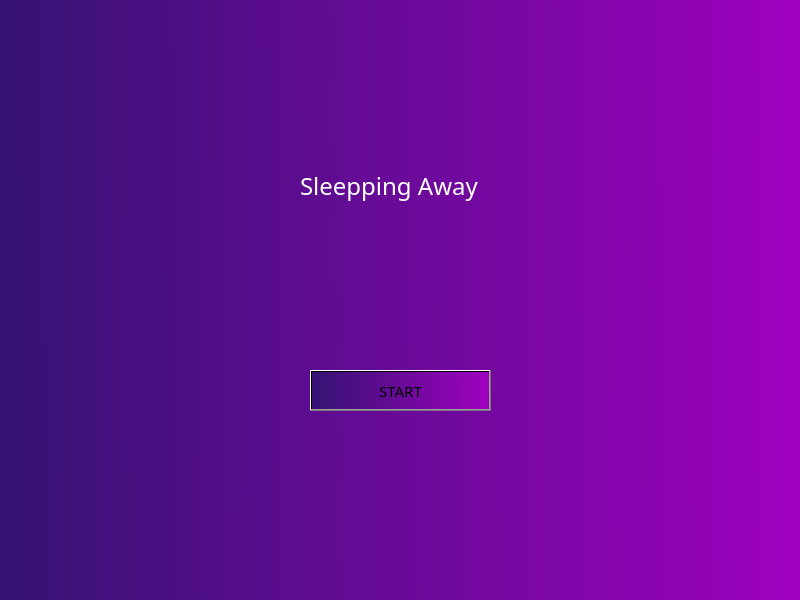
<?xml version="1.0" encoding="UTF-8"?>
<ui version="4.0">
 <class>MainWindow</class>
 <widget class="QMainWindow" name="MainWindow">
  <property name="geometry">
   <rect>
    <x>0</x>
    <y>0</y>
    <width>800</width>
    <height>600</height>
   </rect>
  </property>
  <property name="windowTitle">
   <string>MainWindow</string>
  </property>
  <property name="styleSheet">
   <string notr="true">background-color: qlineargradient(spread:pad, x1:1, y1:0, x2:0, y2:0.00568182, stop:0 rgba(159, 1, 191, 255), stop:1 rgba(53, 19, 115, 255));</string>
  </property>
  <widget class="QWidget" name="centralwidget">
   <widget class="QPushButton" name="StartButton">
    <property name="geometry">
     <rect>
      <x>310</x>
      <y>370</y>
      <width>181</width>
      <height>41</height>
     </rect>
    </property>
    <property name="font">
     <font>
      <family>Kamber-SemiBold</family>
      <pointsize>11</pointsize>
     </font>
    </property>
    <property name="styleSheet">
     <string notr="true"/>
    </property>
    <property name="text">
     <string>START</string>
    </property>
   </widget>
   <widget class="QLabel" name="label">
    <property name="geometry">
     <rect>
      <x>300</x>
      <y>140</y>
      <width>291</width>
      <height>91</height>
     </rect>
    </property>
    <property name="font">
     <font>
      <family>Kamber-SemiBold</family>
      <pointsize>18</pointsize>
     </font>
    </property>
    <property name="styleSheet">
     <string notr="true">color: rgb(255, 255, 255);
background-color: rgba(255, 255, 255, 0);</string>
    </property>
    <property name="text">
     <string>Sleepping Away</string>
    </property>
   </widget>
  </widget>
 </widget>
 <resources/>
 <connections/>
</ui>
